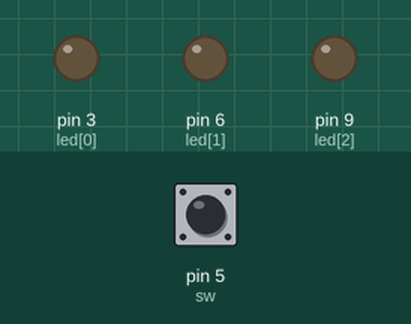
A sketch run on a simulated Arduino Uno, built with avr-gcc and run on an emulated ATmega328P. On the bench: output pins drawn as LEDs (lit = HIGH). Dashed ring = blinking. The test bench sets the inputs (shaded band); at power-on: pin 5 (sw) HIGH.

Above: at 1.2 s.
1.3 s: pin 5 (sw) pulled LOW for 0.15 s
At 1.62 s:
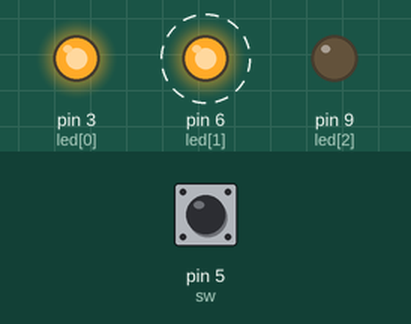
At 2.28 s:
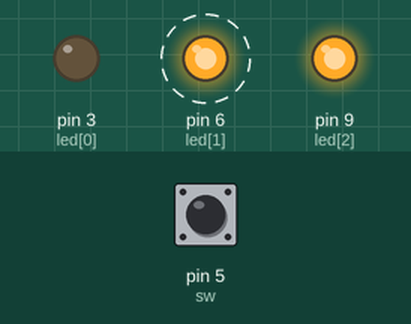
4.3 s: pin 5 (sw) pulled LOW for 1 s
At 5.36 s:
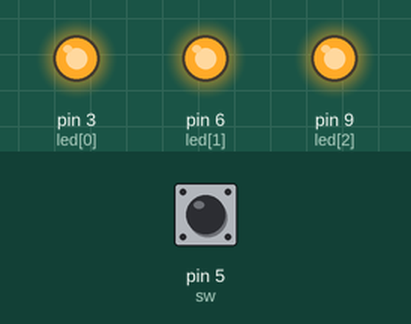
8.3 s: pin 5 (sw) pulled LOW for 0.15 s
At 10.4 s:
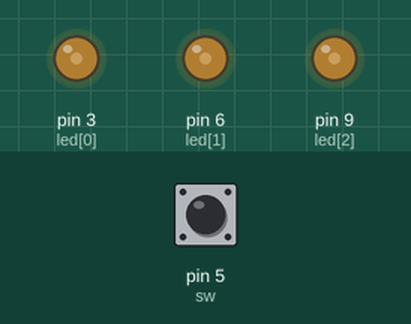
11.4 s: pin 5 (sw) pulled LOW for 0.15 s
14.5 s: pin 5 (sw) pulled LOW for 3.2 s
20.7 s: pin 5 (sw) pulsed LOW 2 times (0.12 s each, 0.3 s apart)
Timing chart, 0 to 25.0 s (numbered marks = the images above; inputs shaded):
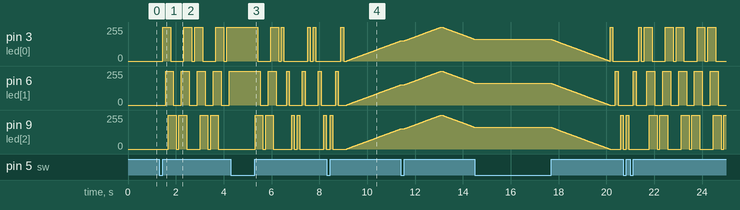

The sketch:

sketch_nov22a.ino
```cpp
int led[3]={3,6,9};
int sw=5;
int a, i;
int dly=100;
void readd();
void setup()
{
pinMode(sw,INPUT);
pinMode(3,OUTPUT);
pinMode(6,OUTPUT);
pinMode(9,OUTPUT);
}
void loop()
{
    readd();
    if(a==1)
    {
      for(i=0;i<=2;i++)
      {
        digitalWrite(led[i],HIGH);
        delay(dly);
        readd();
        }
        for(i=0;i<=2;i++)
      {
        digitalWrite(led[i],LOW);
        delay(dly);
        readd();
        }
        for(i=2;i>=0;i--)
      {
        digitalWrite(led[i],HIGH);
        delay(dly);
        readd();
        }
        for(i=2;i>=0;i--)
      {
        digitalWrite(led[i],LOW);
        delay(dly);
        readd();
        }
    }
    if(a==2)
    {
      for(i=0;i<=2;i++)
      {
        digitalWrite(led[i],HIGH);
        delay(dly);
        readd();
        digitalWrite(led[i],LOW);
        delay(dly);
        readd();
        }
        for(i=2;i>=0;i--)
      {
        digitalWrite(led[i],HIGH);
        delay(dly);
        readd();
        digitalWrite(led[i],LOW);
        delay(dly);
        readd();
        }}
        if(a==3)
        {
          for(i=0;i<=255;i++)
      {
        analogWrite(3,i);
        analogWrite(6,i);
        analogWrite(9,i);
        delay(5);
        readd();
        }
        for(i=255;i>=0;i--)
      {
      analogWrite(3,i);
      analogWrite(6,i);
      analogWrite(9,i);
      delay(5);
      readd();

        }

        }
        }
        void readd()
        {
  digitalWrite(sw,HIGH);
  if(!digitalRead(sw))
  a++;
  while(!digitalRead(sw))
  {
digitalWrite(sw,HIGH);
  }
  if(a==4)
  a=1;
  delay(10);
        }
```

Measured:
- after the input at 1.3 s, pin 3 (led[0]): 0/255 → 255/255 after 0.16 s, → 0/255 0.33 s later, → 255/255 0.55 s later, → 0/255 0.33 s later, … (9 changes in this stretch); pin 6 (led[1]): alternates 255/255 for 0.33 s and 0/255 for 0.34 s, starting after 0.27 s
